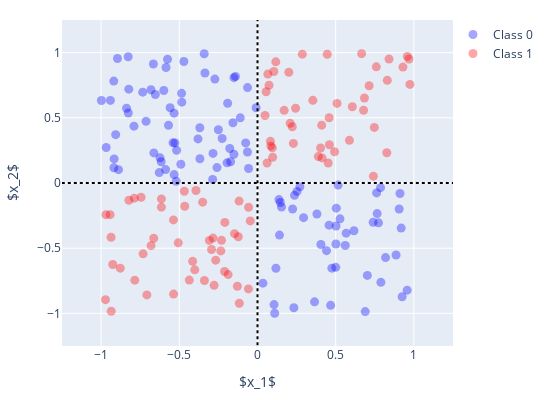

Notebook code for this chart:
### Code cell
X_np = X.cpu().numpy()
y_np = y.cpu().numpy()

fig = go.Figure()

# Class 0
fig.add_trace(go.Scatter(
    x=X_np[y_np == 0, 0],
    y=X_np[y_np == 0, 1],
    mode='markers',
    marker=dict(color='blue', size=9, opacity=0.35),
    name='Class 0'
))

# Class 1
fig.add_trace(go.Scatter(
    x=X_np[y_np == 1, 0],
    y=X_np[y_np == 1, 1],
    mode='markers',
    marker=dict(color='red', size=9, opacity=0.35),
    name='Class 1'
))

fig.add_shape(type='line', x0=0, x1=0, y0=-1.75, y1=1.75, line=dict(color='black', dash='dot'))
fig.add_shape(type='line', x0=-1.75, x1=1.75, y0=0, y1=0, line=dict(color='black', dash='dot'))
fig.update_layout(
    width=550,
    height=400,
    xaxis=dict(range=[-1.25, 1.25], title=r'$x_1$'),
    yaxis=dict(range=[-1.25, 1.25], title=r'$x_2$'),
    legend=dict(x=1, y=1),
    margin=dict(l=20, r=20, t=20, b=20)
)

fig.show()
